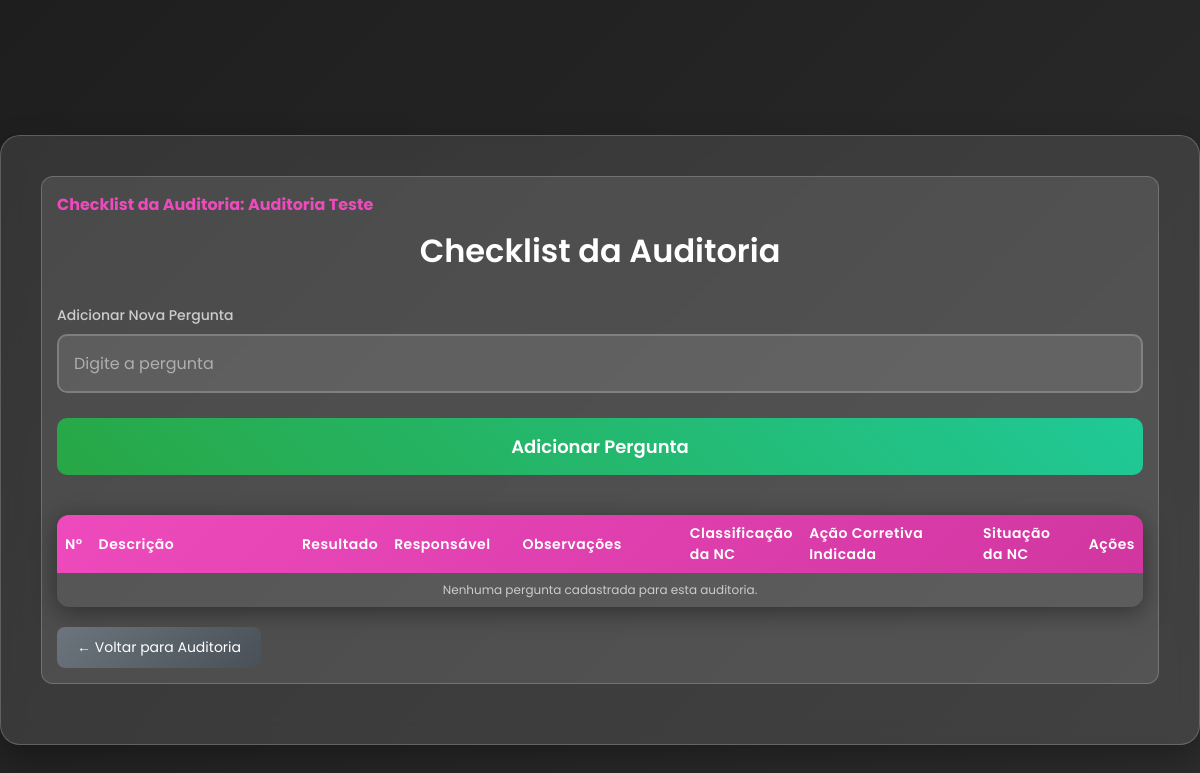
Before: /pages/checklist.php?id_auditoria=2 with the older database file.
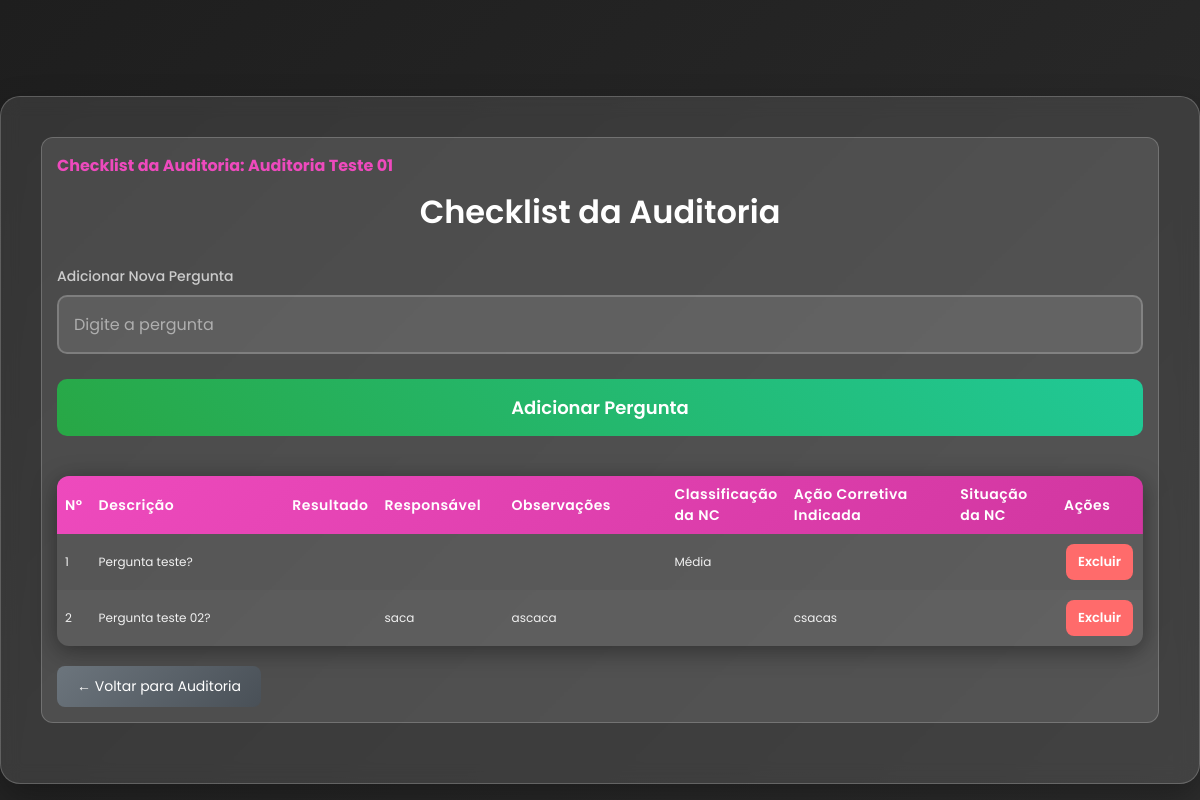
After: the same page with the newer database file.
### tables this page shows
CREATE TABLE `auditoria` (
  `id_auditoria` int(11) NOT NULL AUTO_INCREMENT,
  `titulo_projeto` varchar(255) DEFAULT NULL,
  `responsavel` varchar(100) DEFAULT NULL,
  `data_realizacao` date DEFAULT NULL,
  `objetivo` text DEFAULT NULL,
  `id_usuario` int(11) DEFAULT NULL,
  PRIMARY KEY (`id_auditoria`),
  KEY `id_usuario` (`id_usuario`),
  CONSTRAINT `auditoria_ibfk_1` FOREIGN KEY (`id_usuario`) REFERENCES `users` (`id`)
);

CREATE TABLE `checklist` (
  `id` int(11) NOT NULL AUTO_INCREMENT,
  `id_auditoria` int(11) NOT NULL,
  `pergunta` varchar(255) NOT NULL,
  `resultado` varchar(10) DEFAULT 'N/A',
  `responsavel` varchar(100) DEFAULT NULL,
  `observacoes` text DEFAULT NULL,
  `created_at` timestamp NOT NULL DEFAULT current_timestamp(),
  `classificacao_nc` varchar(50) DEFAULT '',
  `acao_corretiva` text DEFAULT '',
  `situacao_nc` varchar(50) DEFAULT 'Pendente',
  `escalonamento` int(11) DEFAULT NULL,
  `prazo_resolucao` int(11) DEFAULT NULL,
  PRIMARY KEY (`id`),
  KEY `id_auditoria` (`id_auditoria`),
  CONSTRAINT `fk_checklist_auditoria` FOREIGN KEY (`id_auditoria`) REFERENCES `auditoria` (`id_auditoria`) ON DELETE CASCADE
);

### php/functions.php (called while the page is built, shortened)
<?php
function buscarAudutoriasIdAuditoria($conn, $id_auditoria) {
    $stmt = $conn->prepare("SELECT * FROM auditoria WHERE id_auditoria = ?");
    $stmt->bind_param("i", $id_auditoria);
    $stmt->execute();
    $result = $stmt->get_result();
    return $result->fetch_assoc();
}
?>

### pages/checklist.php (the view, shortened to what this page needs)
<!DOCTYPE html>
<html lang="pt-BR">
<head>
    <link rel="stylesheet" href="../assets/css/styles.css">
</head>
<body>
    <?php
    require_once "../config/conexao.php";
    include "../php/functions.php";
    $id_auditoria = (int)$_GET['id_auditoria'];
    $dados_auditoria = buscarAudutoriasIdAuditoria($conn, $id_auditoria);
    ?>
    <div class="signup-container" style="max-width: 1400px;">
        <div class="auditoria-info">
            <h3 style="color:#EE4ABDFF;">Checklist da Auditoria: <?= htmlspecialchars($dados_auditoria['titulo_projeto']) ?></h3>
        <h2 class="signup-title">Checklist da Auditoria</h2>
        <form action="../php/checklist_action.php" method="POST" style="margin-bottom:2rem;">
            <div class="form-group">
                <label for="pergunta_simples">Adicionar Nova Pergunta</label>
                <input type="text" id="pergunta_simples" name="pergunta" placeholder="Digite a pergunta" required>
            </div>
            <button type="submit" class="signup-btn"> Adicionar Pergunta</button>
        </form>
       <form action="../php/checklist_action.php" method="POST" id="formSalvarTudo">
            <table class="checklist-table">
                <thead>
                    <tr>
                        <th style="width: 3%;">Nº</th>
                        <th style="width: 20%;">Descrição</th>
                        <th style="width: 7%;">Resultado</th>
                        <th style="width: 12%;">Responsável</th>
                        <th style="width: 16%;">Observações</th>
                        <th style="width: 11%;">Classificação da NC</th>
                        <th style="width: 17%;">Ação Corretiva Indicada</th>
                        <th style="width: 10%;">Situação da NC</th>
                        <th style="width: 8%;">Ações</th>
                    </tr>
                </thead>
                <tbody>
                    <?php
                    $sql = "SELECT * FROM checklist WHERE id_auditoria = ? ORDER BY id ASC";
                    $stmt = $conn->prepare($sql);
                    $stmt->bind_param("i", $id_auditoria);
                    $stmt->execute();
                    $result = $stmt->get_result();
                    if ($result && $result->num_rows > 0) {
                        $num = 1;
                        while($row = $result->fetch_assoc()) {
                            $classificacao = '';
                            switch($row['classificacao_nc']){
                                case 'Maior': $classificacao = 'Média'; break;
                                default: $classificacao = '';
                            }
                            $situacao = '';
                            switch($row['situacao_nc']){
                                default: $situacao = '';
                            }
                            echo "<tr>
                <td>{$num}</td>
                <td>" . htmlspecialchars($row['pergunta']) . "</td>
                <td></td>
                <td>" . htmlspecialchars($row['responsavel']) . "</td>
                <td>" . htmlspecialchars($row['observacoes']) . "</td>
                <td>{$classificacao}</td>
                <td>" . htmlspecialchars($row['acao_corretiva']) . "</td>
                <td>{$situacao}</td>
                <td>
                    <button type='button' class='btn-acao btn-delete' onclick='confirmarExclusao({$row['id']})'>Excluir</button>
                </td>
              </tr>";
                            $num++;
                        }
                    } else {
                        echo "<tr><td colspan='9' style='text-align:center; color:#ccc;'>Nenhuma pergunta cadastrada para esta auditoria.</td></tr>";
                    }
                    ?>
                </tbody>
            </table>
            <div class="form-actions" style="margin-top: 2rem;">
                <a href="auditoria.php?id_auditoria=<?= $id_auditoria ?>" class="btn-voltar">← Voltar para Auditoria</a>
            </div>
        </form>
    </div>
</body>
</html>

Changed rows visible on the page:
changed auditoria: titulo_projeto "Auditoria Teste" → "Auditoria Teste 01"
added checklist: pergunta "Pergunta teste?", classificacao_nc "Média"
added checklist: pergunta "Pergunta teste 02?", responsavel "saca", observacoes "ascaca", acao_corretiva "csacas"
Other visible differences:
text no longer shown: "Nenhuma pergunta cadastrada para esta auditoria."
